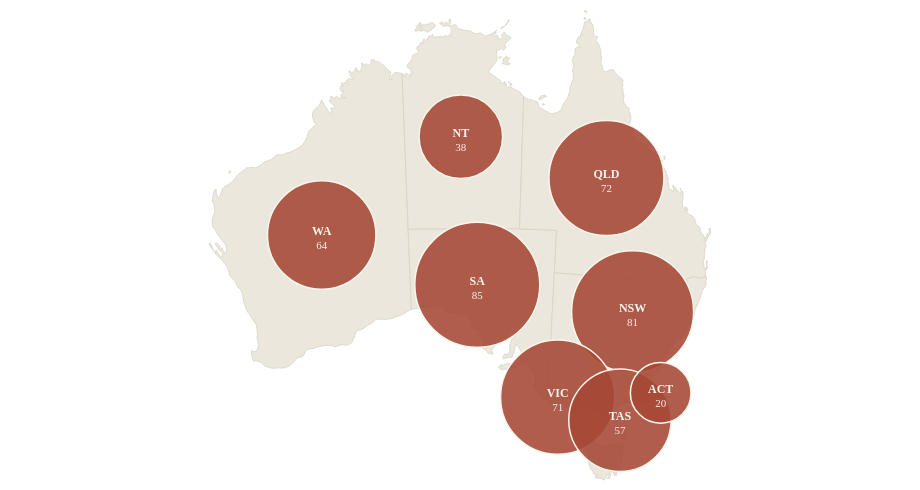

The specification (Vega-Lite) saved for this image:
### Vega specification from a JSON file in a GitHub repository (floating-point values rounded to 4 significant figures; data arrays with more than 128 entries replaced by an {"elided": "..."} marker saying what was removed)
{"$schema": "https://vega.github.io/schema/vega/v5.json", "width": 904, "height": 470, "padding": 8, "background": "transparent", "autosize": {"type": "pad", "contains": "padding"}, "config": {"text": {"font": "Bricolage Grotesque", "fill": "#292e27"}, "axis": {"labelFont": "Bricolage Grotesque", "titleFont": "Bricolage Grotesque", "labelFontSize": 12, "titleFontSize": 12, "titleFontWeight": 500, "labelColor": "#60665c", "titleColor": "#292e27", "domain": false, "ticks": false, "gridColor": "#e0dccf", "gridOpacity": 0.75, "labelPadding": 8, "titlePadding": 14}, "legend": {"labelFont": "Bricolage Grotesque", "titleFont": "Bricolage Grotesque", "labelFontSize": 11, "titleFontSize": 11, "titleFontWeight": 500, "labelColor": "#60665c", "titleColor": "#292e27", "gradientThickness": 9, "gradientLength": 130, "padding": 8}}, "description": "Dorling cartogram of the eight states and territories. Circle area is proportional to either 2024 bird records or the number of nationally listed threatened bird taxa associated with the jurisdiction. Select a circle to highlight its combinations in the overlap chart.", "signals": [{"name": "measure", "value": "listed"}, {"name": "picked", "value": "", "on": [{"events": "symbol:click", "update": "picked===datum.code?'':datum.code"}, {"events": "dblclick", "update": "''"}]}], "projections": [{"name": "projection", "type": "conicEqualArea", "parallels": [-18, -36], "rotate": [-134, 0, 0], "center": [0, -28], "fit": {"signal": "data('states')"}, "size": {"signal": "[width,height]"}}], "data": [{"name": "states", "values": [{"type": "Feature", "properties": {"name": "Western Australia", "code": "WA"}, "geometry": {"type": "MultiPolygon", "coordinates": {"elided": "5 rows, 876 float values in total"}}}, {"type": "Feature", "properties": {"name": "Northern Territory", "code": "NT"}, "geometry": {"type": "MultiPolygon", "coordinates": {"elided": "11 rows, 718 float values in total"}}}, {"type": "Feature", "properties": {"name": "South Australia", "code": "SA"}, "geometry": {"type": "MultiPolygon", "coordinates": {"elided": "2 rows, 390 float values in total"}}}, {"type": "Feature", "properties": {"name": "Queensland", "code": "QLD"}, "geometry": {"type": "MultiPolygon", "coordinates": {"elided": "15 rows, 862 float values in total"}}}, {"type": "Feature", "properties": {"name": "Tasmania", "code": "TAS"}, "geometry": {"type": "MultiPolygon", "coordinates": {"elided": "9 rows, 528 float values in total"}}}, {"type": "Feature", "properties": {"name": "Victoria", "code": "VIC"}, "geometry": {"type": "MultiPolygon", "coordinates": {"elided": "3 rows, 390 float values in total"}}}, {"type": "Feature", "properties": {"name": "Australian Capital Territory", "code": "ACT"}, "geometry": {"type": "Polygon", "coordinates": [[[149.4, -35.33], [149.4, -35.36], [149.3, -35.35], [149.2, -35.38], [149.1, -35.44], [149.1, -35.51], [149.1, -35.58], [149.1, -35.61], [149.1, -35.83], [149.1, -35.91], [148.9, -35.89], [148.9, -35.82], [148.9, -35.74], [148.9, -35.75], [148.8, -35.71], [148.8, -35.64], [148.8, -35.49], [148.8, -35.31], [149.1, -35.15], [149.2, -35.18], [149.2, -35.22], [149.3, -35.27], [149.4, -35.33]]]}}, {"type": "Feature", "properties": {"name": "New South Wales", "code": "NSW"}, "geometry": {"type": "Polygon", "coordinates": {"elided": "2 rows, 482 float values in total"}}}]}, {"name": "nodes", "values": [{"code": "WA", "state": "Western Australia", "count": 706605, "listed": 64, "longitude": 122, "latitude": -26}, {"code": "NT", "state": "Northern Territory", "count": 330199, "listed": 38, "longitude": 133.3, "latitude": -19.5}, {"code": "SA", "state": "South Australia", "count": 490319, "listed": 85, "longitude": 135, "latitude": -30.5}, {"code": "QLD", "state": "Queensland", "count": 2335374, "listed": 72, "longitude": 145, "latitude": -23}, {"code": "NSW", "state": "New South Wales", "count": 2455993, "listed": 81, "longitude": 147, "latitude": -32.2}, {"code": "VIC", "state": "Victoria", "count": 2450501, "listed": 71, "longitude": 144, "latitude": -37}, {"code": "TAS", "state": "Tasmania", "count": 463068, "listed": 57, "longitude": 146.5, "latitude": -42}, {"code": "ACT", "state": "Australian Capital Territory", "count": 343863, "listed": 20, "longitude": 149.1, "latitude": -35.45}], "transform": [{"type": "formula", "expr": "measure==='listed'?datum.listed/85:datum.count/2455993", "as": "t"}, {"type": "formula", "expr": "max(9,sqrt(datum.t)*70.5)", "as": "r"}, {"type": "formula", "expr": "scale('projection',[datum.longitude,datum.latitude])[0]", "as": "tx"}, {"type": "formula", "expr": "scale('projection',[datum.longitude,datum.latitude])[1]", "as": "ty"}, {"type": "formula", "expr": "datum.tx", "as": "x"}, {"type": "formula", "expr": "datum.ty", "as": "y"}, {"type": "force", "static": false, "iterations": 300, "alphaMin": 0.005, "alpha": {"signal": "measure==='listed'?1:.999"}, "forces": [{"force": "collide", "radius": {"expr": "datum.r+3"}, "strength": 1, "iterations": 6}, {"force": "x", "x": "tx", "strength": 0.05}, {"force": "y", "y": "ty", "strength": 0.05}]}, {"type": "formula", "expr": "clamp(datum.x,datum.r+2,width-datum.r-2)", "as": "x"}, {"type": "formula", "expr": "clamp(datum.y,datum.r+16,height-datum.r-2)", "as": "y"}]}], "marks": [{"type": "shape", "from": {"data": "states"}, "encode": {"enter": {"fill": {"value": "#ebe7dc"}, "stroke": {"value": "#d5d0c1"}, "strokeWidth": {"value": 0.7}}}, "transform": [{"type": "geoshape", "projection": "projection"}]}, {"type": "symbol", "from": {"data": "nodes"}, "encode": {"update": {"x": {"field": "x"}, "y": {"field": "y"}, "size": {"signal": "PI*datum.r*datum.r"}, "cursor": {"value": "pointer"}, "fill": {"signal": "measure==='listed'?'#a74735':'#315e4c'"}, "fillOpacity": {"signal": "picked===''||picked===datum.code?.88:.3"}, "stroke": {"signal": "picked===datum.code?'#292e27':'#f8f5ec'"}, "strokeWidth": {"signal": "picked===datum.code?2.5:1.5"}, "tooltip": {"signal": "{'Jurisdiction':datum.state,'2024 bird records':format(datum.count,','),'Listed threatened bird taxa':datum.listed}"}}}}, {"type": "text", "from": {"data": "nodes"}, "encode": {"update": {"x": {"field": "x"}, "y": {"signal": "datum.r>24?datum.y-4:datum.y-datum.r-14"}, "text": {"field": "code"}, "align": {"value": "center"}, "baseline": {"value": "middle"}, "fontSize": {"value": 12}, "fontWeight": {"value": 700}, "fill": {"signal": "datum.r>24?'#f8f5ec':'#292e27'"}, "interactive": {"value": false}}}}, {"type": "text", "from": {"data": "nodes"}, "encode": {"update": {"x": {"field": "x"}, "y": {"signal": "datum.r>24?datum.y+11:datum.y-datum.r-2"}, "align": {"value": "center"}, "baseline": {"value": "middle"}, "text": {"signal": "measure==='listed'?datum.listed+'':format(datum.count/1e6,'.1f')+'M'"}, "fontSize": {"value": 11}, "fill": {"signal": "datum.r>24?'#f8f5ec':'#60665c'"}, "interactive": {"value": false}}}}]}
